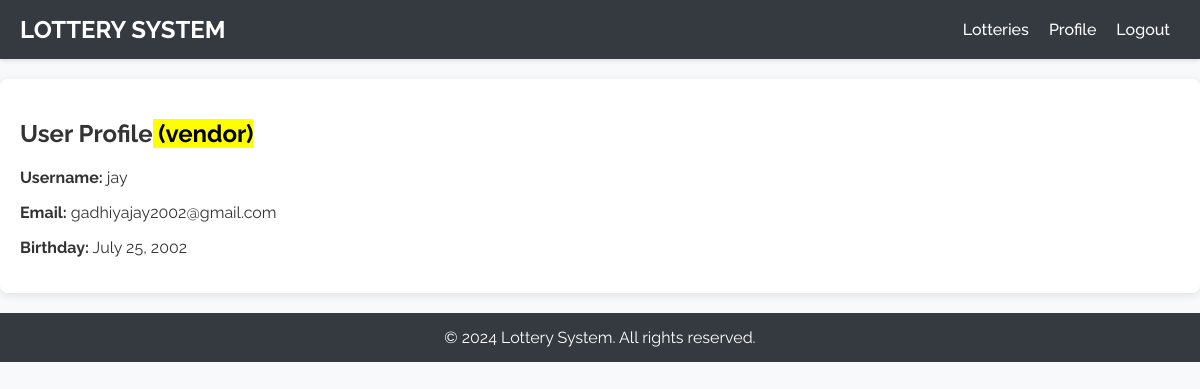
/profile/ (signed in), run on the app's committed database.
### users/models.py (models this page shows, shortened)
class User(AbstractUser):
    user_type = models.CharField(choices=USER_TYPES, default=BUYER, max_length=10)
    birth_date = models.DateField(null=True)

### users/templates/users/user_profile.html (shortened to what this page needs)
{% extends 'users/base.html' %}
{% block content %}
<div class="profile-container">
    <h2>User Profile<mark> ({{user.user_type}})</mark></h2>
    <p><strong>Username:</strong> {{ user.username }}</p>
    <p><strong>Email:</strong> {{ user.email }}</p>
    <p><strong>Birthday:</strong> {{ user.birth_date }}</p>
</div>
{% endblock %}

### users/templates/users/base.html (style rules this page uses)
body { font-family: 'Raleway', sans-serif; margin: 0; padding: 0; background-color: #f8f9fa; color: #333; }

### data on the page
User: user_type "vendor", username "jay", email "gadhiyajay2002@gmail.com", birth_date "July 25, 2002"
